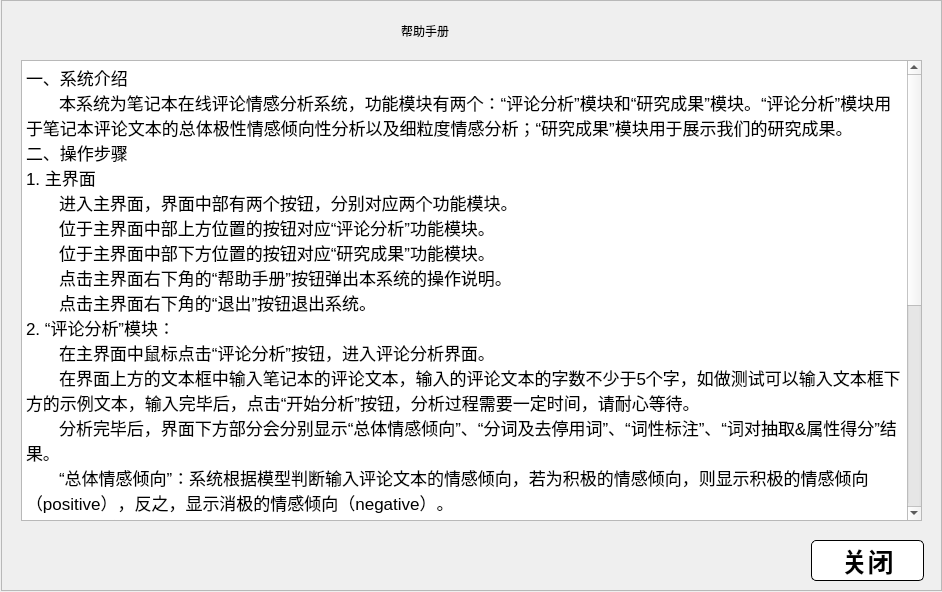
<?xml version="1.0" encoding="UTF-8"?>
<ui version="4.0">
 <class>Form</class>
 <widget class="QWidget" name="Form">
  <property name="geometry">
   <rect>
    <x>0</x>
    <y>0</y>
    <width>942</width>
    <height>592</height>
   </rect>
  </property>
  <property name="windowTitle">
   <string>Form</string>
  </property>
  <widget class="QFrame" name="frame">
   <property name="geometry">
    <rect>
     <x>1</x>
     <y>0</y>
     <width>941</width>
     <height>591</height>
    </rect>
   </property>
   <property name="styleSheet">
    <string notr="true">QLabel{
	
	font: 30pt &quot;Helvetica Neue&quot;;
}</string>
   </property>
   <property name="frameShape">
    <enum>QFrame::StyledPanel</enum>
   </property>
   <property name="frameShadow">
    <enum>QFrame::Raised</enum>
   </property>
   <widget class="QLabel" name="label">
    <property name="geometry">
     <rect>
      <x>400</x>
      <y>0</y>
      <width>201</width>
      <height>61</height>
     </rect>
    </property>
    <property name="text">
     <string>帮助手册</string>
    </property>
   </widget>
   <widget class="QTextBrowser" name="textBrowser">
    <property name="geometry">
     <rect>
      <x>20</x>
      <y>60</y>
      <width>901</width>
      <height>461</height>
     </rect>
    </property>
    <property name="font">
     <font>
      <pointsize>14</pointsize>
     </font>
    </property>
    <property name="html">
     <string>&lt;!DOCTYPE HTML PUBLIC &quot;-//W3C//DTD HTML 4.0//EN&quot; &quot;http://www.w3.org/TR/REC-html40/strict.dtd&quot;&gt;
&lt;html&gt;&lt;head&gt;&lt;meta name=&quot;qrichtext&quot; content=&quot;1&quot; /&gt;&lt;style type=&quot;text/css&quot;&gt;
p, li { white-space: pre-wrap; }
&lt;/style&gt;&lt;/head&gt;&lt;body style=&quot; font-family:'SimSun'; font-size:14pt; font-weight:400; font-style:normal;&quot;&gt;
&lt;p style=&quot; margin-top:0px; margin-bottom:0px; margin-left:0px; margin-right:0px; -qt-block-indent:0; text-indent:0px;&quot;&gt;&lt;span style=&quot; font-family:'.SF NS Text'; font-size:13pt; background-color:#ffffff;&quot;&gt;一、系统介绍&lt;/span&gt;&lt;/p&gt;
&lt;p style=&quot; margin-top:0px; margin-bottom:0px; margin-left:0px; margin-right:0px; -qt-block-indent:0; text-indent:0px;&quot;&gt;&lt;span style=&quot; font-family:'.SF NS Text'; font-size:13pt; background-color:#ffffff;&quot;&gt;       本系统为笔记本在线评论情感分析系统，功能模块有两个：“评论分析”模块和“研究成果”模块。“评论分析”模块用于笔记本评论文本的总体极性情感倾向性分析以及细粒度情感分析；“研究成果”模块用于展示我们的研究成果。&lt;/span&gt;&lt;/p&gt;
&lt;p style=&quot; margin-top:0px; margin-bottom:0px; margin-left:0px; margin-right:0px; -qt-block-indent:0; text-indent:0px;&quot;&gt;&lt;span style=&quot; font-family:'.SF NS Text'; font-size:13pt; background-color:#ffffff;&quot;&gt;二、操作步骤&lt;/span&gt;&lt;/p&gt;
&lt;p style=&quot; margin-top:0px; margin-bottom:0px; margin-left:0px; margin-right:0px; -qt-block-indent:0; text-indent:0px;&quot;&gt;&lt;span style=&quot; font-family:'.SF NS Text'; font-size:13pt; background-color:#ffffff;&quot;&gt;1. 主界面&lt;/span&gt;&lt;/p&gt;
&lt;p style=&quot; margin-top:0px; margin-bottom:0px; margin-left:0px; margin-right:0px; -qt-block-indent:0; text-indent:0px;&quot;&gt;&lt;span style=&quot; font-family:'.SF NS Text'; font-size:13pt; background-color:#ffffff;&quot;&gt;       进入主界面，界面中部有两个按钮，分别对应两个功能模块。&lt;/span&gt;&lt;/p&gt;
&lt;p style=&quot; margin-top:0px; margin-bottom:0px; margin-left:0px; margin-right:0px; -qt-block-indent:0; text-indent:0px;&quot;&gt;&lt;span style=&quot; font-family:'.SF NS Text'; font-size:13pt; background-color:#ffffff;&quot;&gt;       位于主界面中部上方位置的按钮对应“评论分析”功能模块。&lt;/span&gt;&lt;/p&gt;
&lt;p style=&quot; margin-top:0px; margin-bottom:0px; margin-left:0px; margin-right:0px; -qt-block-indent:0; text-indent:0px;&quot;&gt;&lt;span style=&quot; font-family:'.SF NS Text'; font-size:13pt; background-color:#ffffff;&quot;&gt;       位于主界面中部下方位置的按钮对应“研究成果”功能模块。&lt;/span&gt;&lt;/p&gt;
&lt;p style=&quot; margin-top:0px; margin-bottom:0px; margin-left:0px; margin-right:0px; -qt-block-indent:0; text-indent:0px;&quot;&gt;&lt;span style=&quot; font-family:'.SF NS Text'; font-size:13pt; background-color:#ffffff;&quot;&gt;       点击主界面右下角的“帮助手册”按钮弹出本系统的操作说明。&lt;/span&gt;&lt;/p&gt;
&lt;p style=&quot; margin-top:0px; margin-bottom:0px; margin-left:0px; margin-right:0px; -qt-block-indent:0; text-indent:0px;&quot;&gt;&lt;span style=&quot; font-family:'.SF NS Text'; font-size:13pt; background-color:#ffffff;&quot;&gt;       点击主界面右下角的“退出”按钮退出系统。&lt;/span&gt;&lt;/p&gt;
&lt;p style=&quot; margin-top:0px; margin-bottom:0px; margin-left:0px; margin-right:0px; -qt-block-indent:0; text-indent:0px;&quot;&gt;&lt;span style=&quot; font-family:'.SF NS Text'; font-size:13pt; background-color:#ffffff;&quot;&gt;2. “评论分析”模块：&lt;/span&gt;&lt;/p&gt;
&lt;p style=&quot; margin-top:0px; margin-bottom:0px; margin-left:0px; margin-right:0px; -qt-block-indent:0; text-indent:0px;&quot;&gt;&lt;span style=&quot; font-family:'.SF NS Text'; font-size:13pt; background-color:#ffffff;&quot;&gt;       在主界面中鼠标点击“评论分析”按钮，进入评论分析界面。&lt;/span&gt;&lt;/p&gt;
&lt;p style=&quot; margin-top:0px; margin-bottom:0px; margin-left:0px; margin-right:0px; -qt-block-indent:0; text-indent:0px;&quot;&gt;&lt;span style=&quot; font-family:'.SF NS Text'; font-size:13pt; background-color:#ffffff;&quot;&gt;       在界面上方的文本框中输入笔记本的评论文本，输入的评论文本的字数不少于5个字，如做测试可以输入文本框下方的示例文本，输入完毕后，点击“开始分析”按钮，分析过程需要一定时间，请耐心等待。&lt;/span&gt;&lt;/p&gt;
&lt;p style=&quot; margin-top:0px; margin-bottom:0px; margin-left:0px; margin-right:0px; -qt-block-indent:0; text-indent:0px;&quot;&gt;&lt;span style=&quot; font-family:'.SF NS Text'; font-size:13pt; background-color:#ffffff;&quot;&gt;       分析完毕后，界面下方部分会分别显示“总体情感倾向”、“分词及去停用词”、“词性标注”、“词对抽取&amp;amp;属性得分”结果。&lt;/span&gt;&lt;/p&gt;
&lt;p style=&quot; margin-top:0px; margin-bottom:0px; margin-left:0px; margin-right:0px; -qt-block-indent:0; text-indent:0px;&quot;&gt;&lt;span style=&quot; font-family:'.SF NS Text'; font-size:13pt; background-color:#ffffff;&quot;&gt;       “总体情感倾向”：系统根据模型判断输入评论文本的情感倾向，若为积极的情感倾向，则显示积极的情感倾向（positive），反之，显示消极的情感倾向（negative）。&lt;/span&gt;&lt;/p&gt;
&lt;p style=&quot; margin-top:0px; margin-bottom:0px; margin-left:0px; margin-right:0px; -qt-block-indent:0; text-indent:0px;&quot;&gt;&lt;span style=&quot; font-family:'.SF NS Text'; font-size:13pt; background-color:#ffffff;&quot;&gt;       本系统使用哈工大的LTP工具进行分词、词性标注、句法分析工具，词性标注的符号解析如下所示。&lt;/span&gt;&lt;/p&gt;
&lt;p style=&quot; margin-top:0px; margin-bottom:0px; margin-left:0px; margin-right:0px; -qt-block-indent:0; text-indent:0px;&quot;&gt;&lt;img src=&quot;:/postaggerPic/postagger.png&quot; /&gt;&lt;/p&gt;
&lt;p style=&quot; margin-top:0px; margin-bottom:0px; margin-left:0px; margin-right:0px; -qt-block-indent:0; text-indent:0px;&quot;&gt;&lt;span style=&quot; font-family:'.SF NS Text'; font-size:13pt; background-color:#ffffff;&quot;&gt;       点击“词对抽取&amp;amp;属性得分”按钮旁的“图示”按钮，可以查看属性得分结果示意图。&lt;/span&gt;&lt;/p&gt;
&lt;p style=&quot; margin-top:0px; margin-bottom:0px; margin-left:0px; margin-right:0px; -qt-block-indent:0; text-indent:0px;&quot;&gt;&lt;span style=&quot; font-family:'.SF NS Text'; font-size:13pt; background-color:#ffffff;&quot;&gt;       点击右下角“返回”按钮返回主界面。&lt;/span&gt;&lt;/p&gt;
&lt;p style=&quot; margin-top:0px; margin-bottom:0px; margin-left:0px; margin-right:0px; -qt-block-indent:0; text-indent:0px;&quot;&gt;&lt;span style=&quot; font-family:'.SF NS Text'; font-size:13pt; background-color:#ffffff;&quot;&gt;3. “研究成果”模块&lt;/span&gt;&lt;/p&gt;
&lt;p style=&quot; margin-top:0px; margin-bottom:0px; margin-left:0px; margin-right:0px; -qt-block-indent:0; text-indent:0px;&quot;&gt;&lt;span style=&quot; font-family:'.SF NS Text'; font-size:13pt; background-color:#ffffff;&quot;&gt;       在主界面中鼠标点击“研究成果”按钮，进入研究成果界面。&lt;/span&gt;&lt;/p&gt;
&lt;p style=&quot; margin-top:0px; margin-bottom:0px; margin-left:0px; margin-right:0px; -qt-block-indent:0; text-indent:0px;&quot;&gt;&lt;span style=&quot; font-family:'.SF NS Text'; font-size:13pt; background-color:#ffffff;&quot;&gt;       点击“预处理”标签，分别查看联想笔记本、惠普笔记本的好评和差评处理结果，两个品牌笔记本的好评和差评部分均由“原评论”、“过滤无效评论”、“分词标注”三部分组成，分别点击，查看数据预处理的结果。&lt;/span&gt;&lt;/p&gt;
&lt;p style=&quot; margin-top:0px; margin-bottom:0px; margin-left:0px; margin-right:0px; -qt-block-indent:0; text-indent:0px;&quot;&gt;&lt;span style=&quot; font-family:'.SF NS Text'; font-size:13pt; background-color:#ffffff;&quot;&gt;       “原评论”数据是通过爬虫程序爬下的未处理的文本数据，且只显示100条数据；“过滤无效评论”数据是对“原评论”数据进行去重、去短文本（5个字以内）并去无效评论如“系统默认好评”；“分词标注”数据对“过滤无效评论”数据进行分词、去停用词、词性标注的数据。&lt;/span&gt;&lt;/p&gt;
&lt;p style=&quot; margin-top:0px; margin-bottom:0px; margin-left:0px; margin-right:0px; -qt-block-indent:0; text-indent:0px;&quot;&gt;&lt;span style=&quot; font-family:'.SF NS Text'; font-size:13pt; background-color:#ffffff;&quot;&gt;        点击“品牌对比”标签，在下方区域鼠标上下滚动查看联想笔记本和惠普笔记本的对比结果。饼状图显示的结果是使用LSTM模型预测评论文本总体情感倾向后的评论文本好评和差评的所占比重；柱状图显示的结果是通过细粒度的“属性词-情感词”对抽取并计算属性得分计算后，两个品牌笔记本相同属性词的评分对比；最后对结果进行分析。&lt;/span&gt;&lt;/p&gt;
&lt;p style=&quot; margin-top:0px; margin-bottom:0px; margin-left:0px; margin-right:0px; -qt-block-indent:0; text-indent:0px;&quot;&gt;&lt;span style=&quot; font-family:'.SF NS Text'; font-size:13pt; background-color:#ffffff;&quot;&gt;        点击“词典”标签，再分别点击“属性词词典”、“否定词词典”、“副词词典”、“连接词词典”、“停用词词典”按钮查看词典生成的词云图；点击“打开源文件”按钮，直接查看源文件词典文本；点击返回按钮，返回主界面。&lt;/span&gt;&lt;/p&gt;
&lt;p style=&quot; margin-top:0px; margin-bottom:0px; margin-left:0px; margin-right:0px; -qt-block-indent:0; text-indent:0px;&quot;&gt;&lt;span style=&quot; font-family:'.SF NS Text'; font-size:13pt; background-color:#ffffff;&quot;&gt;        点击“退出”按钮，退出系统。&lt;/span&gt;&lt;/p&gt;&lt;/body&gt;&lt;/html&gt;</string>
    </property>
   </widget>
   <widget class="QPushButton" name="pushButton">
    <property name="geometry">
     <rect>
      <x>810</x>
      <y>540</y>
      <width>113</width>
      <height>41</height>
     </rect>
    </property>
    <property name="styleSheet">
     <string notr="true">QPushButton {
	background: #FFF;
	border: 1px solid;
	border-radius: 5px;
	font-size: 26px;
	font-weight: bold;
	font-family: &quot;KaiTi&quot;;
}
QPushButton:hover {
	background: rgb(209, 209, 209);
}
QPushButton:pressed {
	background: rgb(200, 200, 200);
}</string>
    </property>
    <property name="text">
     <string>关闭</string>
    </property>
   </widget>
  </widget>
 </widget>
 <resources>
  <include location="../resource/file/picture/postaggerExam.qrc"/>
 </resources>
 <connections/>
</ui>
